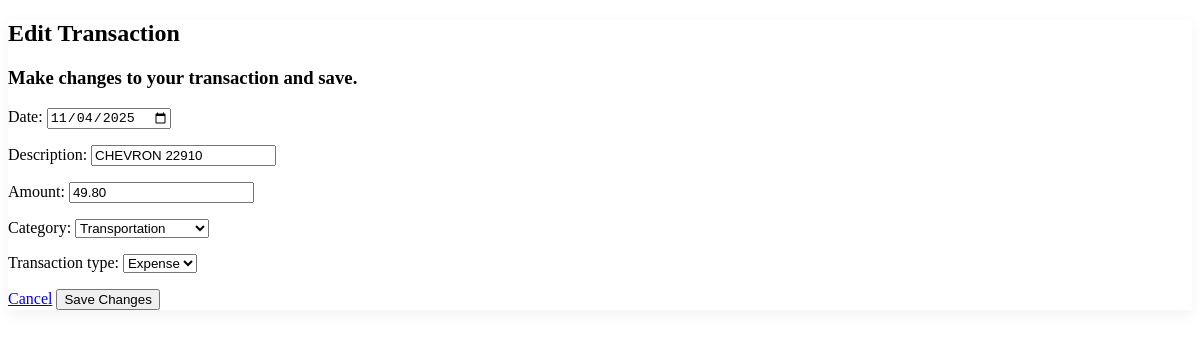
The app's page /edit_transaction/72514/ (signed in) with its own data.
### tracker/models.py (models this page shows, shortened)
class Transaction(models.Model):
    user = models.ForeignKey(User, on_delete=models.CASCADE)
    date = models.DateField()
    description = models.CharField(max_length=255)
    amount = models.DecimalField(max_digits=10, decimal_places=2)
    category = models.ForeignKey(
        Category,
        on_delete=models.SET_NULL,
        null=True,
        blank=True
    )

### tracker/views.py (the view)
# urls.py: path('edit_transaction/<int:pk>/', views.edit_transaction, name='edit_transaction'),
@login_required
def edit_transaction(request, pk):
    transaction = get_object_or_404(Transaction, id=pk, user=request.user)
    if request.method == 'POST':
        form = TransactionForm(request.POST, instance=transaction, user=request.user)
        if form.is_valid():
            transaction_type = form.cleaned_data['transaction_type']
            amount = form.cleaned_data['amount']
            edited_transaction = form.save(commit=False)
            if transaction_type == 'Expense':
                edited_transaction.amount = -abs(amount)
            else:
                edited_transaction.amount = abs(amount)
            edited_transaction.save()
            messages.success(request, 'Transaction updated!')
            return redirect('dashboard')
    else:
        form = TransactionForm(instance=transaction, user=request.user)
    context = {'form': form, 'transaction': transaction}
    return render(request, 'tracker/edit_transaction.html', context)

### tracker/forms.py
class TransactionForm(forms.ModelForm):
    transaction_type = forms.ChoiceField(choices=TRANSACTION_TYPE_CHOICES)
    class Meta:
        model = Transaction
        fields = ['date', 'description', 'amount', 'category', 'transaction_type']
        widgets = {
            'date': forms.DateInput(attrs={'type': 'date'})
        }
    def __init__(self, *args, **kwargs):
        user = kwargs.pop('user', None)
        initial = kwargs.get('initial', {})
        instance = kwargs.get('instance')
        if instance:
            if instance.amount > 0:
                initial['transaction_type'] = 'Income'
                initial['amount'] = abs(instance.amount)
            else:
                initial['transaction_type'] = 'Expense'
                initial['amount'] = abs(instance.amount)
        kwargs['initial'] = initial
        super().__init__(*args, **kwargs)
        if user:
            self.fields['category'].queryset = Category.objects.filter(user=user)
        self.fields['category'].required = False

### tracker/models.py (called while the page is built)
    def __str__(self):
        return self.name

### tracker/templates/tracker/edit_transaction.html (shortened to what this page needs)
{% extends 'base.html' %}
{% block content %}
  <article>
    <hgroup>
      <h2>Edit Transaction</h2>
      <h3>Make changes to your transaction and save.</h3>
    </hgroup>
    <form method="post">
      {{ form.as_p }}
      <div class="grid">
        <a href="{% url 'dashboard' %}" role="button" class="secondary">Cancel</a>
        <button type="submit">Save Changes</button>
      </div>
    </form>
  </article>
{% endblock %}

### static/css/main.css (style rules this page uses)
article { box-shadow: 0 5px 15px rgba(0, 0, 0, 0.05); transition: all 0.3s ease; border: 1px solid var(--pico-card-border-color); }

### records on screen
Transaction: date "11/04/2025", description "CHEVRON 22910", amount "49.80", category "Transportation"
